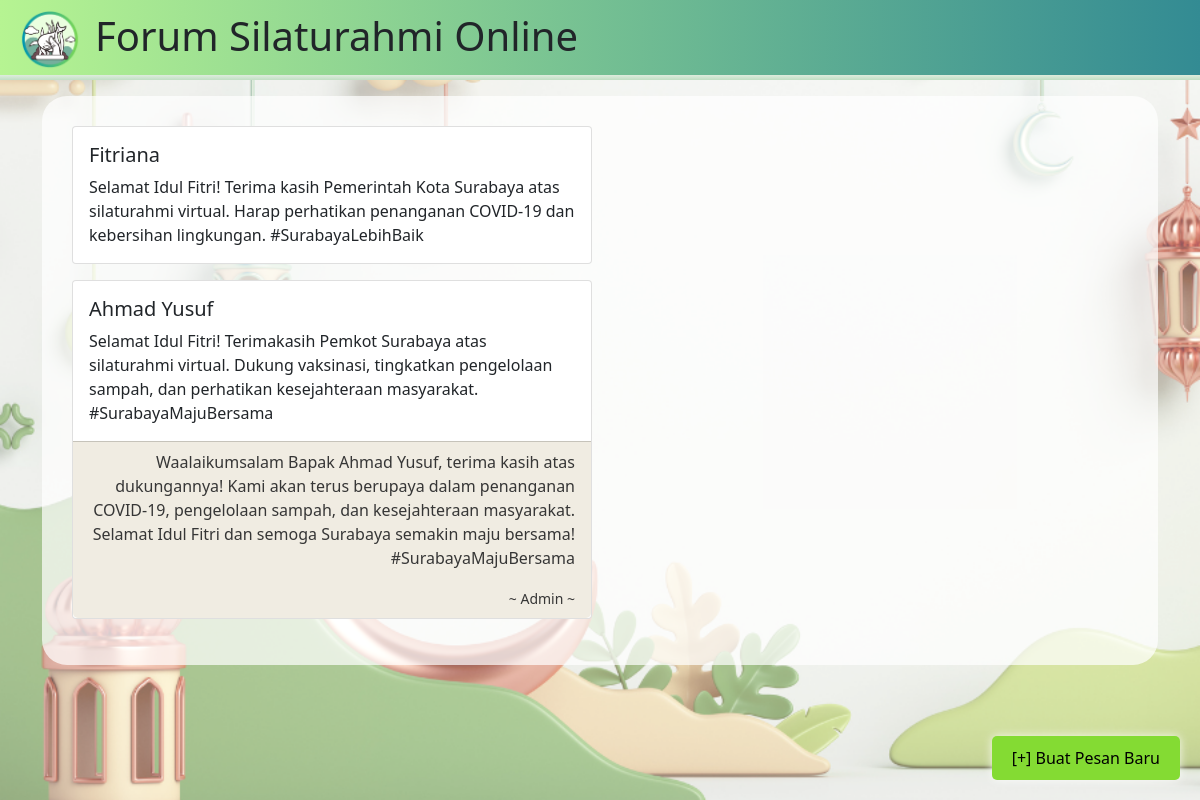
/forum.php, run on the app's committed database.
### tables this page shows
CREATE TABLE `pesan` (
  `id` int(11) NOT NULL,
  `nama` varchar(64) DEFAULT NULL,
  `pesan` varchar(300) NOT NULL,
  `pesan_balasan` varchar(300) DEFAULT NULL
);

### forum.php (the view, shortened to what this page needs)
<?php include("config.php"); ?>
<!DOCTYPE html>
<html>
<head>
    <link href="https://cdn.jsdelivr.net/npm/bootstrap@5.3.0-alpha1/dist/css/bootstrap.min.css" rel="stylesheet">
    <link rel="stylesheet" href="assets/css/style.css">
</head>
<body class="bg-image">
    <header class="header-color">
        <a href="index.php" class="logo"></a>
        <h1>Forum Silaturahmi Online</h1>
    </header>
    <main class="container">
        <nav class="mb-3">
            <a href="tambah_pesan.php" class="btn btn-warning btn-new-message">[+] Buat Pesan Baru</a>
        </nav>
        <div class="container-box">
            <div class="card-columns">
                <?php
                    $sql = "SELECT * FROM pesan ORDER BY pesan_balasan IS NULL DESC";
                    $query = mysqli_query($db, $sql);
                    while ($hasil = mysqli_fetch_array($query)) {
                        ?>
                        <div class="card">
                            <div class="card-body">
                                <h5 class="card-title"><?php echo $hasil['nama']; ?></h5>
                                <p class="card-text"><?php echo $hasil['pesan']; ?></p>
                            </div>
                            <?php if ($hasil['pesan_balasan']) { ?>
                                <div class="card-footer text-end bg-admin">
                                    <p class="text-admin"><?php echo $hasil['pesan_balasan']; ?></p>
                                    <small class="text-admin">~ Admin ~</small>
                                </div>
                            <?php } ?>
                        </div>
                    <?php }
                ?>
            </div>
        </div>
    </main>
</body>
</html>

### assets/css/style.css (style rules this page uses)
.bg-image { background-image: url("../images/bg.png"); background-repeat: no-repeat; background-size: cover; background-attachment: fixed; }
.header-color { background: linear-gradient(to right, rgb(182, 244, 146), rgb(51, 139, 147)); height: 10vh; padding: 0; margin-bottom: 0; background-color: transparent; border: none; display: flex; justify-content: left; align-items: center; position: relative; }
.header-color::after { content: ''; position: absolute; bottom: 0; left: 0; height: 5px; width: 100%; background-image: linear-gradient(to top, #c1dfc4 0%, #deecdd 100%); }
.logo { display: inline-block; width: 60px; height: 60px; background-image: url('../images/logo-header.png'); background-size: cover; transition: all 0.3s ease-in-out; margin-left: 20px; margin-right: 15px; }
.btn-new-message { background-color: #84db33; color: black; border: none; border-radius: 5px; padding: 10px 20px; position: fixed; bottom: 20px; right: 20px; z-index: 999; transition: transform 0.3s, box-shadow 0.3s; box-shadow: 0 0 10px rgba(255, 255, 254, 0.822); }
.container-box { background-color: rgba(255, 255, 255, 0.7); padding: 30px; border-radius: 25px; }
.bg-admin { background-color: #f0ece2; }
.text-admin { color: #363636; }
.card { display: inline-block; width: 100%; margin-bottom: 1rem; background-color: #fff; border: 1px solid rgba(0,0,0,.125); border-radius: .25rem; }
.card-columns { column-count: 2; column-gap: 1rem; }
.card-columns:last-child { margin-bottom: 0; }
body { background: #f4f4f4; height: 100vh; }
.mb-3 { margin-bottom: 20px; }

### data on the page
pesan: nama "Fitriana", pesan "Selamat Idul Fitri! Terima kasih Pemerintah Kota Surabaya atas silaturahmi virtual. Harap perhatikan penanganan COVID-19 dan kebersihan lingkungan. #SurabayaLebihBaik"
pesan: nama "Ahmad Yusuf", pesan "Selamat Idul Fitri! Terimakasih Pemkot Surabaya atas silaturahmi virtual. Dukung vaksinasi, tingkatkan pengelolaan sampah, dan perhatikan kesejahteraan masyarakat. #SurabayaMajuBersama", pesan_balasan "Waalaikumsalam Bapak Ahmad Yusuf, terima kasih atas dukungannya! Kami akan terus berupaya dalam penanganan COVID-19, pengelolaan sampah, dan kesejahteraan masyarakat. Selamat Idul Fitri dan semoga Surabaya semakin maju bersama! #SurabayaMajuBersama"
